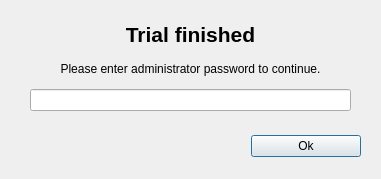
<?xml version="1.0" encoding="UTF-8"?>
<ui version="4.0">
 <class>PassDialog</class>
 <widget class="QDialog" name="PassDialog">
  <property name="geometry">
   <rect>
    <x>0</x>
    <y>0</y>
    <width>381</width>
    <height>179</height>
   </rect>
  </property>
  <property name="windowTitle">
   <string>Trial Finished</string>
  </property>
  <widget class="QWidget" name="">
   <property name="geometry">
    <rect>
     <x>30</x>
     <y>20</y>
     <width>321</width>
     <height>91</height>
    </rect>
   </property>
   <layout class="QVBoxLayout" name="verticalLayout_2">
    <item>
     <layout class="QVBoxLayout" name="verticalLayout">
      <item>
       <widget class="QLabel" name="label">
        <property name="font">
         <font>
          <pointsize>16</pointsize>
          <weight>75</weight>
          <bold>true</bold>
         </font>
        </property>
        <property name="text">
         <string>Trial finished</string>
        </property>
        <property name="alignment">
         <set>Qt::AlignCenter</set>
        </property>
        <property name="wordWrap">
         <bool>true</bool>
        </property>
       </widget>
      </item>
      <item>
       <widget class="QLabel" name="label_2">
        <property name="text">
         <string>Please enter administrator password to continue.</string>
        </property>
        <property name="alignment">
         <set>Qt::AlignCenter</set>
        </property>
       </widget>
      </item>
     </layout>
    </item>
    <item>
     <widget class="QLineEdit" name="lineEdit">
      <property name="echoMode">
       <enum>QLineEdit::Password</enum>
      </property>
     </widget>
    </item>
   </layout>
  </widget>
  <widget class="QWidget" name="">
   <property name="geometry">
    <rect>
     <x>30</x>
     <y>130</y>
     <width>331</width>
     <height>32</height>
    </rect>
   </property>
   <layout class="QHBoxLayout" name="horizontalLayout">
    <item>
     <widget class="QLabel" name="label_3">
      <property name="text">
       <string/>
      </property>
     </widget>
    </item>
    <item>
     <widget class="QPushButton" name="pushButton">
      <property name="sizePolicy">
       <sizepolicy hsizetype="Minimum" vsizetype="Fixed">
        <horstretch>0</horstretch>
        <verstretch>0</verstretch>
       </sizepolicy>
      </property>
      <property name="maximumSize">
       <size>
        <width>110</width>
        <height>16777215</height>
       </size>
      </property>
      <property name="text">
       <string>Ok</string>
      </property>
     </widget>
    </item>
   </layout>
  </widget>
 </widget>
 <resources/>
 <connections/>
</ui>
